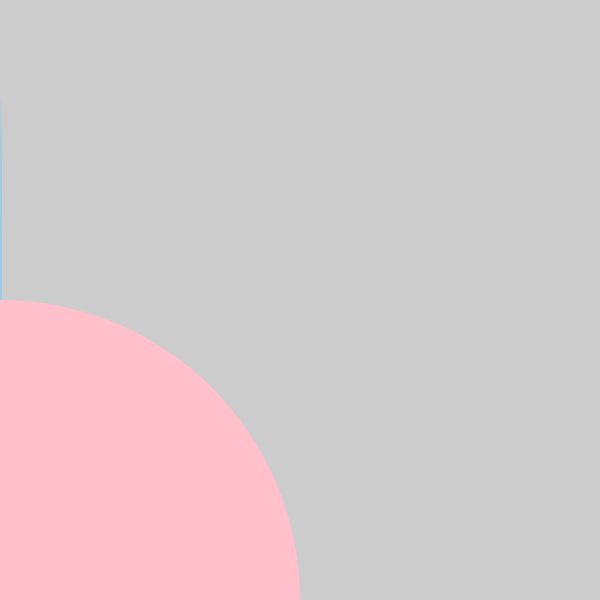
Frame 1 (no input)
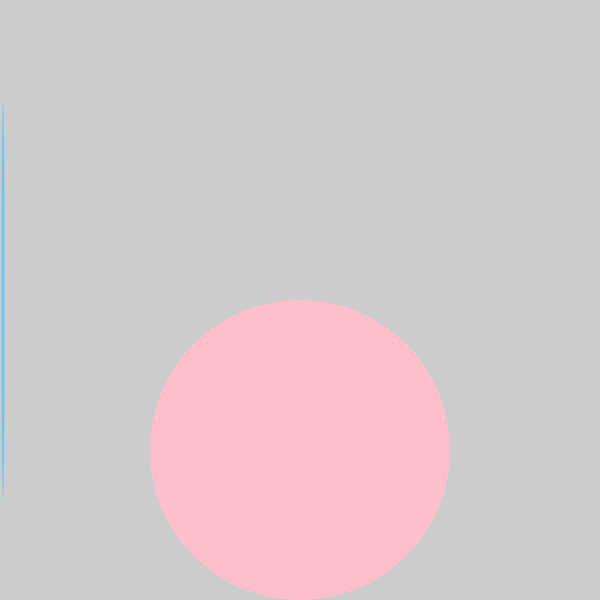
Frame 2 (the mouse pressed at the canvas centre, redrawn once)

The p5.js sketch that drew these frames (run headless with seeded random() and noise() and a simulated clock; the mouse was pressed at the canvas centre and the sketch redrawn once):

// p5.js sketch
// ── sketch.js

// created variables for x and yPos
var x = 0;
var yPos = 0; 
// defined canvas size, noLoop and framerate
function setup() {
  createCanvas(600, 600);
  noLoop();
  frameRate(30)
}
function draw() {
  background(204);
  x = x + 1;
  if (x > width) { // if x which = 0 greater than width +1 and loops on x axis
    x = 0;
  }
  // fill, noStroke ellipse push are all defined here
  fill(100, 200, 255 )
  noStroke();
  ellipse(x, 300, x, 400);

  push();
  noStroke();
  fill('pink');
  ellipse(mouseX, 450, mouseX, 300);
  
  yPos = yPos -1; // if yPos is less than 0, - 1 position
  if (yPos < 0) {
    yPos = height;
    ellipse(0, yPos, width, yPos);
  }
}
function mousePressed() { // when mousePressed pink ellipse moves on the y axis
  loop(); // blue ellipse loops continuously 
}
